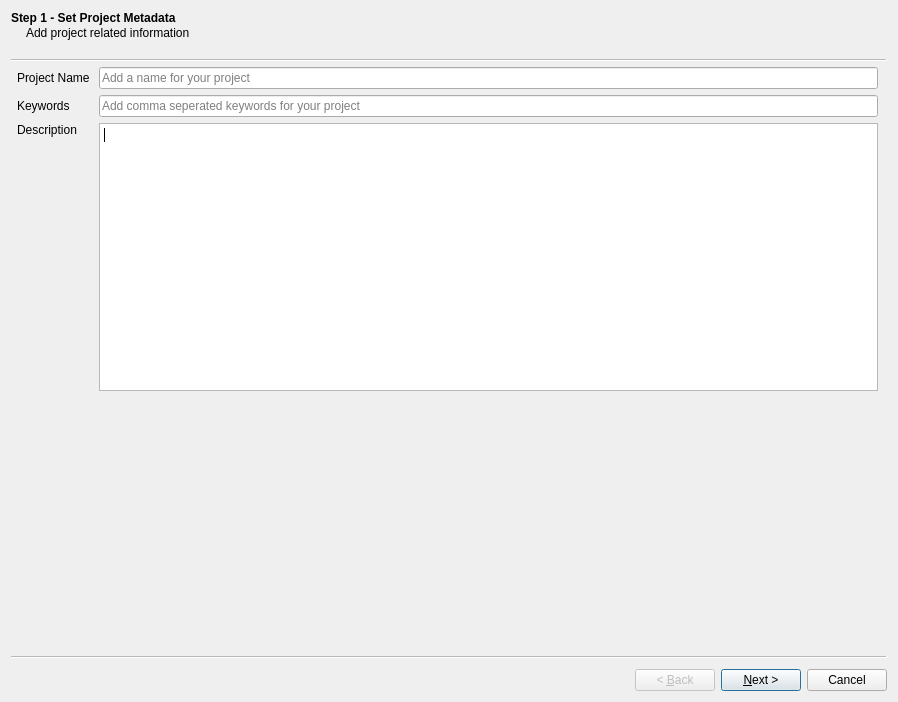
<?xml version="1.0" encoding="UTF-8"?>
<ui version="4.0">
 <class>placeProjectWizard</class>
 <widget class="QWizard" name="placeProjectWizard">
  <property name="geometry">
   <rect>
    <x>0</x>
    <y>0</y>
    <width>898</width>
    <height>702</height>
   </rect>
  </property>
  <property name="windowTitle">
   <string>New Person Project</string>
  </property>
  <property name="windowIcon">
   <iconset>
    <normaloff>:/creepy/user</normaloff>:/creepy/user</iconset>
  </property>
  <property name="wizardStyle">
   <enum>QWizard::ClassicStyle</enum>
  </property>
  <property name="options">
   <set>QWizard::HelpButtonOnRight</set>
  </property>
  <widget class="QWizardPage" name="personProjectWizardPage1">
   <property name="title">
    <string>Step 1 - Set Project Metadata</string>
   </property>
   <property name="subTitle">
    <string>Add project related information</string>
   </property>
   <widget class="QWidget" name="gridLayoutWidget">
    <property name="geometry">
     <rect>
      <x>0</x>
      <y>0</y>
      <width>861</width>
      <height>591</height>
     </rect>
    </property>
    <layout class="QGridLayout" name="gridLayout_3">
     <item row="2" column="1">
      <widget class="QPlainTextEdit" name="personProjectDescriptionValue">
       <property name="plainText">
        <string/>
       </property>
      </widget>
     </item>
     <item row="3" column="1">
      <spacer name="verticalSpacer">
       <property name="orientation">
        <enum>Qt::Vertical</enum>
       </property>
       <property name="sizeHint" stdset="0">
        <size>
         <width>20</width>
         <height>40</height>
        </size>
       </property>
      </spacer>
     </item>
     <item row="0" column="1">
      <widget class="QLineEdit" name="personProjectNameValue">
       <property name="placeholderText">
        <string>Add a name for your project</string>
       </property>
      </widget>
     </item>
     <item row="0" column="0">
      <widget class="QLabel" name="personProjectNameLabel">
       <property name="enabled">
        <bool>true</bool>
       </property>
       <property name="text">
        <string>Project Name </string>
       </property>
      </widget>
     </item>
     <item row="1" column="1">
      <widget class="QLineEdit" name="personProjectKeywordsValue">
       <property name="placeholderText">
        <string>Add comma seperated keywords for your project</string>
       </property>
      </widget>
     </item>
     <item row="2" column="0">
      <widget class="QLabel" name="personProjectDescriptionLabel">
       <property name="sizePolicy">
        <sizepolicy hsizetype="Preferred" vsizetype="Preferred">
         <horstretch>0</horstretch>
         <verstretch>0</verstretch>
        </sizepolicy>
       </property>
       <property name="text">
        <string>Description</string>
       </property>
       <property name="alignment">
        <set>Qt::AlignLeading|Qt::AlignLeft|Qt::AlignTop</set>
       </property>
      </widget>
     </item>
     <item row="1" column="0">
      <widget class="QLabel" name="personProkectKeywordsLabel">
       <property name="text">
        <string>Keywords</string>
       </property>
      </widget>
     </item>
    </layout>
   </widget>
  </widget>
  <widget class="QWizardPage" name="personProjectWizardPage2">
   <property name="title">
    <string>Step 2 - Set the target</string>
   </property>
   <property name="subTitle">
    <string>Search for the person you want to track using the available plugins and add it to the &lt;font color=&quot;red&quot;&gt;selected targets&lt;/font&gt; by drag and drop or by clicking &quot;Add To Targets&quot;</string>
   </property>
   <layout class="QGridLayout" name="gridLayout">
    <item row="5" column="3">
     <layout class="QHBoxLayout" name="horizontalLayout">
      <item>
       <spacer name="horizontalSpacer_4">
        <property name="orientation">
         <enum>Qt::Horizontal</enum>
        </property>
        <property name="sizeHint" stdset="0">
         <size>
          <width>40</width>
          <height>20</height>
         </size>
        </property>
       </spacer>
      </item>
      <item>
       <widget class="QPushButton" name="btnAddTarget">
        <property name="focusPolicy">
         <enum>Qt::NoFocus</enum>
        </property>
        <property name="styleSheet">
         <string notr="true"/>
        </property>
        <property name="text">
         <string>Add To Targets</string>
        </property>
       </widget>
      </item>
     </layout>
    </item>
    <item row="8" column="2" colspan="2">
     <widget class="QTableView" name="personProjectSelectedTargetsTable">
      <property name="dragEnabled">
       <bool>false</bool>
      </property>
      <property name="dragDropOverwriteMode">
       <bool>true</bool>
      </property>
      <property name="dragDropMode">
       <enum>QAbstractItemView::DropOnly</enum>
      </property>
      <property name="defaultDropAction">
       <enum>Qt::CopyAction</enum>
      </property>
      <property name="selectionMode">
       <enum>QAbstractItemView::MultiSelection</enum>
      </property>
      <property name="selectionBehavior">
       <enum>QAbstractItemView::SelectRows</enum>
      </property>
      <property name="sortingEnabled">
       <bool>true</bool>
      </property>
      <attribute name="horizontalHeaderCascadingSectionResizes">
       <bool>true</bool>
      </attribute>
      <attribute name="horizontalHeaderStretchLastSection">
       <bool>true</bool>
      </attribute>
      <attribute name="verticalHeaderVisible">
       <bool>false</bool>
      </attribute>
      <attribute name="verticalHeaderCascadingSectionResizes">
       <bool>true</bool>
      </attribute>
     </widget>
    </item>
    <item row="6" column="1" colspan="3">
     <widget class="Line" name="personProjectTargetSeperatorLine">
      <property name="lineWidth">
       <number>4</number>
      </property>
      <property name="orientation">
       <enum>Qt::Horizontal</enum>
      </property>
     </widget>
    </item>
    <item row="4" column="2" colspan="2">
     <widget class="QTableView" name="personProjectSearchResultsTable">
      <property name="dragEnabled">
       <bool>true</bool>
      </property>
      <property name="dragDropMode">
       <enum>QAbstractItemView::DragDrop</enum>
      </property>
      <property name="selectionBehavior">
       <enum>QAbstractItemView::SelectRows</enum>
      </property>
      <property name="sortingEnabled">
       <bool>true</bool>
      </property>
      <attribute name="horizontalHeaderCascadingSectionResizes">
       <bool>true</bool>
      </attribute>
      <attribute name="horizontalHeaderStretchLastSection">
       <bool>true</bool>
      </attribute>
      <attribute name="verticalHeaderVisible">
       <bool>false</bool>
      </attribute>
      <attribute name="verticalHeaderCascadingSectionResizes">
       <bool>true</bool>
      </attribute>
      <attribute name="verticalHeaderMinimumSectionSize">
       <number>19</number>
      </attribute>
      <attribute name="verticalHeaderStretchLastSection">
       <bool>false</bool>
      </attribute>
     </widget>
    </item>
    <item row="0" column="0" colspan="2">
     <widget class="QLabel" name="personProjectSearchForLabel">
      <property name="text">
       <string>&lt;html&gt;&lt;head/&gt;&lt;body&gt;&lt;p&gt;&lt;span style=&quot; font-weight:600;&quot;&gt;Search for&lt;/span&gt;&lt;/p&gt;&lt;/body&gt;&lt;/html&gt;</string>
      </property>
     </widget>
    </item>
    <item row="4" column="0">
     <widget class="QLabel" name="personProjectSearchResultsLabel">
      <property name="text">
       <string>&lt;html&gt;&lt;head/&gt;&lt;body&gt;&lt;p&gt;&lt;span style=&quot; font-weight:600;&quot;&gt;Search Results &lt;/span&gt;&lt;/p&gt;&lt;/body&gt;&lt;/html&gt;</string>
      </property>
     </widget>
    </item>
    <item row="8" column="0">
     <widget class="QLabel" name="personProjectSelectedTargetsLabel">
      <property name="text">
       <string>&lt;html&gt;&lt;head/&gt;&lt;body&gt;&lt;p&gt;&lt;span style=&quot; font-weight:600; color:#ff0000;&quot;&gt;Selected Targets&lt;/span&gt;&lt;/p&gt;&lt;/body&gt;&lt;/html&gt;</string>
      </property>
     </widget>
    </item>
    <item row="1" column="0" colspan="2">
     <widget class="QLabel" name="personProjectSearchInLabel">
      <property name="text">
       <string>&lt;html&gt;&lt;head/&gt;&lt;body&gt;&lt;p&gt;&lt;span style=&quot; font-weight:600;&quot;&gt;Search In&lt;/span&gt;&lt;/p&gt;&lt;/body&gt;&lt;/html&gt;</string>
      </property>
     </widget>
    </item>
    <item row="3" column="2">
     <spacer name="horizontalSpacer_2">
      <property name="orientation">
       <enum>Qt::Horizontal</enum>
      </property>
      <property name="sizeHint" stdset="0">
       <size>
        <width>40</width>
        <height>20</height>
       </size>
      </property>
     </spacer>
    </item>
    <item row="0" column="3">
     <widget class="QLabel" name="personProjectSearchForDetailsLabel">
      <property name="sizePolicy">
       <sizepolicy hsizetype="Expanding" vsizetype="Preferred">
        <horstretch>0</horstretch>
        <verstretch>0</verstretch>
       </sizepolicy>
      </property>
      <property name="text">
       <string>Search by username, mail, full name, id</string>
      </property>
     </widget>
    </item>
    <item row="1" column="2" colspan="2">
     <widget class="QScrollArea" name="personProjectAvailablePluginsScrollArea">
      <property name="widgetResizable">
       <bool>true</bool>
      </property>
      <widget class="QWidget" name="scrollAreaWidgetContents">
       <property name="geometry">
        <rect>
         <x>0</x>
         <y>0</y>
         <width>99</width>
         <height>99</height>
        </rect>
       </property>
       <layout class="QVBoxLayout" name="verticalLayout">
        <item>
         <widget class="QListView" name="personProjectAvailablePluginsListView"/>
        </item>
       </layout>
      </widget>
     </widget>
    </item>
    <item row="0" column="2">
     <widget class="QLineEdit" name="personProjectSearchForValue"/>
    </item>
    <item row="3" column="3">
     <layout class="QHBoxLayout" name="horizontalLayout_2">
      <item>
       <spacer name="horizontalSpacer">
        <property name="orientation">
         <enum>Qt::Horizontal</enum>
        </property>
        <property name="sizeHint" stdset="0">
         <size>
          <width>40</width>
          <height>20</height>
         </size>
        </property>
       </spacer>
      </item>
      <item>
       <widget class="QPushButton" name="personProjectSearchButton">
        <property name="toolTip">
         <string>Search for targets in the selected plugins</string>
        </property>
        <property name="text">
         <string>Search</string>
        </property>
        <property name="default">
         <bool>true</bool>
        </property>
       </widget>
      </item>
     </layout>
    </item>
    <item row="5" column="2">
     <spacer name="horizontalSpacer_3">
      <property name="orientation">
       <enum>Qt::Horizontal</enum>
      </property>
      <property name="sizeHint" stdset="0">
       <size>
        <width>40</width>
        <height>20</height>
       </size>
      </property>
     </spacer>
    </item>
    <item row="9" column="2">
     <spacer name="horizontalSpacer_5">
      <property name="orientation">
       <enum>Qt::Horizontal</enum>
      </property>
      <property name="sizeHint" stdset="0">
       <size>
        <width>40</width>
        <height>20</height>
       </size>
      </property>
     </spacer>
    </item>
    <item row="9" column="3">
     <layout class="QHBoxLayout" name="horizontalLayout_3">
      <item>
       <spacer name="horizontalSpacer_6">
        <property name="orientation">
         <enum>Qt::Horizontal</enum>
        </property>
        <property name="sizeHint" stdset="0">
         <size>
          <width>40</width>
          <height>20</height>
         </size>
        </property>
       </spacer>
      </item>
      <item>
       <widget class="QPushButton" name="btnRemoveTarget">
        <property name="focusPolicy">
         <enum>Qt::NoFocus</enum>
        </property>
        <property name="styleSheet">
         <string notr="true"/>
        </property>
        <property name="text">
         <string>Remove Selected</string>
        </property>
       </widget>
      </item>
     </layout>
    </item>
   </layout>
  </widget>
  <widget class="QWizardPage" name="personProjectWizardPage3">
   <property name="title">
    <string>Step 3 - Set Parameters</string>
   </property>
   <property name="subTitle">
    <string>Provide the necessary search parameters for the plugins you are using</string>
   </property>
   <widget class="QListView" name="personProjectWizardSearchConfigPluginsList">
    <property name="geometry">
     <rect>
      <x>0</x>
      <y>0</y>
      <width>256</width>
      <height>531</height>
     </rect>
    </property>
   </widget>
   <widget class="QStackedWidget" name="searchConfiguration">
    <property name="geometry">
     <rect>
      <x>260</x>
      <y>0</y>
      <width>591</width>
      <height>531</height>
     </rect>
    </property>
   </widget>
  </widget>
  <widget class="QWizardPage" name="personProjectWizardPage4">
   <property name="title">
    <string>Step 4  - Finalize Project</string>
   </property>
   <property name="subTitle">
    <string>Click Finish to save the Project Configuration </string>
   </property>
   <layout class="QGridLayout" name="gridLayout_2"/>
  </widget>
 </widget>
 <resources>
  <include location="../creepy/include/creepy_resources.qrc"/>
 </resources>
 <connections/>
</ui>
